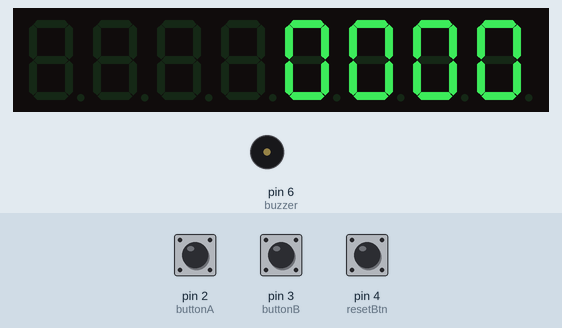
A sketch run on a simulated Arduino Uno, built with avr-gcc and run on an emulated ATmega328P. On the bench: 8-digit seven-segment display, buzzer (waves = sounding). The test bench sets the inputs (shaded band); at power-on: pin 2 (buttonA) HIGH, pin 4 (resetBtn) HIGH, pin 3 (buttonB) HIGH.

Above: at 1.2 s.
1.3 s: pin 2 (buttonA) pulled LOW for 1 s
At 3.5 s:
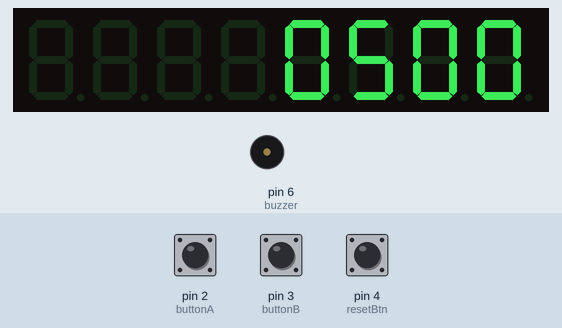
3.8 s: pin 4 (resetBtn) pulled LOW for 1 s
At 5.7 s:
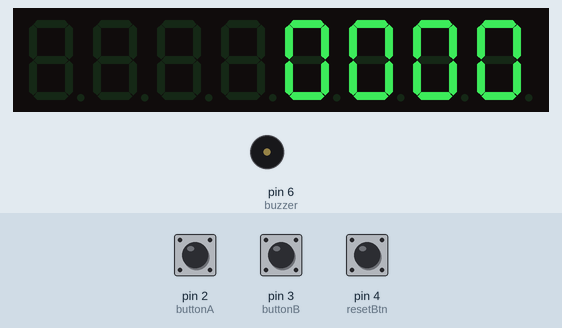
6.3 s: pin 3 (buttonB) pulled LOW for 3.2 s
At 10.7 s:
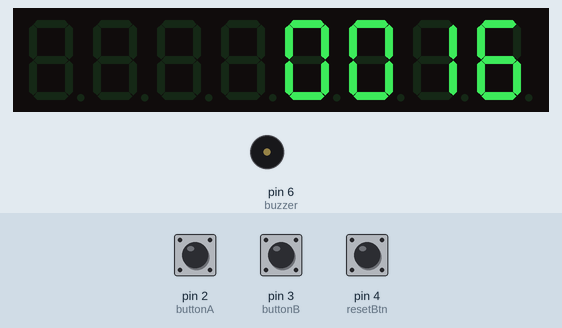
11.0 s: pin 2 (buttonA) pulled LOW for 0.15 s
At 12.4 s:
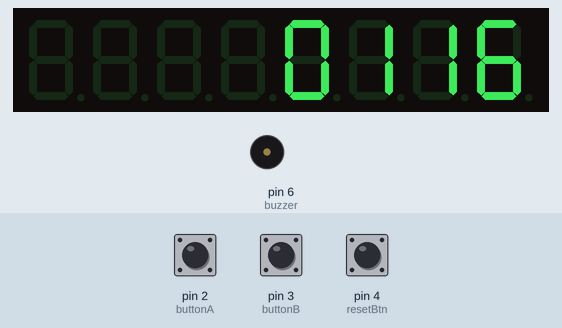
12.7 s: pin 3 (buttonB) pulled LOW for 0.15 s
At 13.9 s:
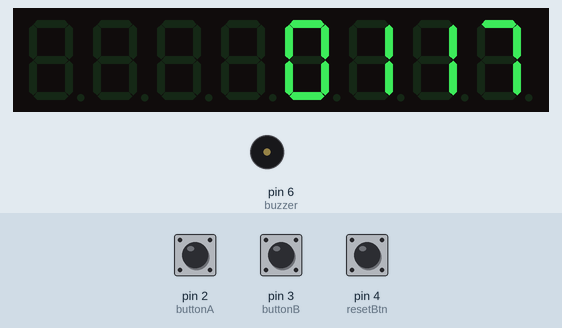
Timing chart, 0 to 36.0 s (numbered marks = the images above; inputs shaded):
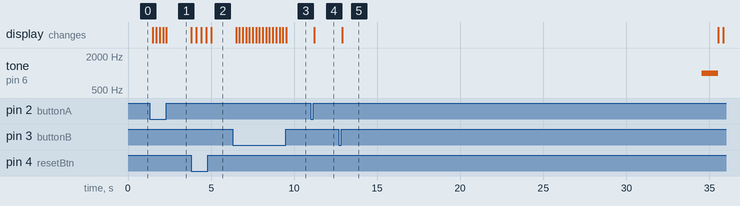

The sketch:

scoreboard.ino
```cpp
#include <LedControl.h>

LedControl lc = LedControl(11, 13, 10, 1);

int scoreA = 0;
int scoreB = 0;

int buttonA = 2;
int buttonB = 3;
int resetBtn = 4;

int buzzer = 6;

int timeLeft = 30; // süre
unsigned long prevTime = 0;

bool gameOver = false;

void setup() {

  lc.shutdown(0, false);
  lc.setIntensity(0, 8);
  lc.clearDisplay(0);

  pinMode(buttonA, INPUT_PULLUP);
  pinMode(buttonB, INPUT_PULLUP);
  pinMode(resetBtn, INPUT_PULLUP);

  pinMode(buzzer, OUTPUT);
}

void loop() {

  // RESET HER ZAMAN ÇALIŞIR
  if(digitalRead(resetBtn) == LOW){
    scoreA = 0;
    scoreB = 0;
    timeLeft = 30;
    gameOver = false;
    lc.clearDisplay(0);
    delay(300);
  }

  // OYUN DEVAM EDİYORSA
  if(!gameOver){

    if(digitalRead(buttonA) == LOW){
      scoreA++;
      if(scoreA > 99) scoreA = 99;
      delay(200);
    }

    if(digitalRead(buttonB) == LOW){
      scoreB++;
      if(scoreB > 99) scoreB = 99;
      delay(200);
    }

    // TIMER
    if(millis() - prevTime >= 1000){
      prevTime = millis();
      timeLeft--;
    }

    displayScores();
  }

  // OYUN BİTTİYSE
  if(timeLeft <= 0 && !gameOver){
    gameOver = true;
    tone(buzzer, 1000); // ses
    delay(1000);
    noTone(buzzer);
  }

  if(gameOver){
    blinkWinner();
  }
}

void displayScores() {

  lc.setDigit(0, 3, scoreA / 10, false);
  lc.setDigit(0, 2, scoreA % 10, false);

  lc.setDigit(0, 1, scoreB / 10, false);
  lc.setDigit(0, 0, scoreB % 10, false);
}

// KAZANAN YANIP SÖNER
void blinkWinner(){

  for(int i=0; i<5; i++){

    lc.clearDisplay(0);
    delay(300);

    if(scoreA > scoreB){
      lc.setDigit(0, 3, scoreA / 10, false);
      lc.setDigit(0, 2, scoreA % 10, false);
    }
    else if(scoreB > scoreA){
      lc.setDigit(0, 1, scoreB / 10, false);
      lc.setDigit(0, 0, scoreB % 10, false);
    }
    else{
      displayScores(); // beraberlik
    }

    delay(300);
  }
}
// Two Team Scoreboard Project
// Author: Yasemin Yavuz
// Description:
// Arduino-based scoreboard using MAX7219 display.
// Features: score tracking, timer, buzzer alert, winner blinking.
```

Measured:
- after the input at 1.3 s, the display: first changes after 0.20 s (image 1 shows a later state)
- after the input at 3.8 s, the display: first changes at once (image 2 shows a later state)
- after the input at 6.3 s, the display: first changes after 0.20 s (image 3 shows a later state)
- after the input at 11.0 s, the display: changes after 0.20 s (image 4)
